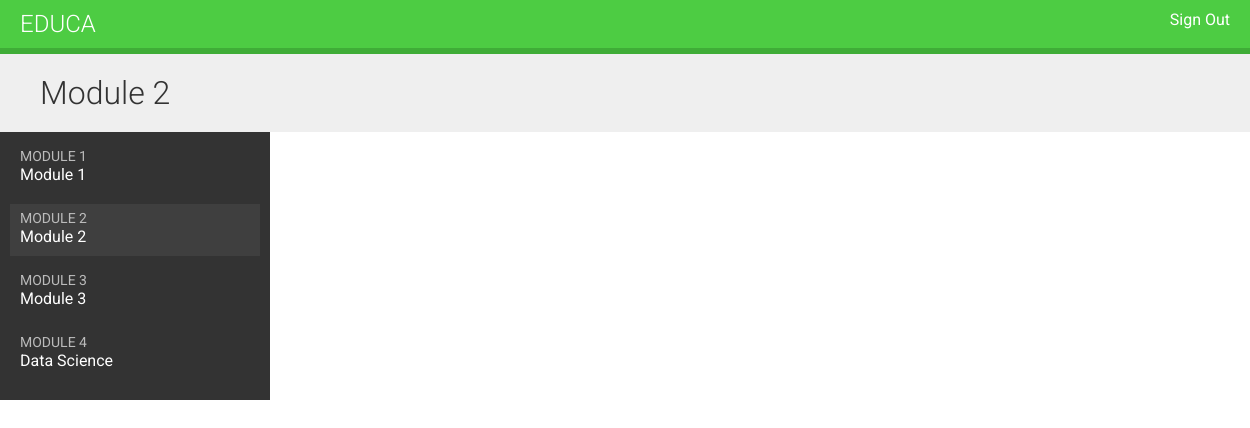
Screenshot of /students/course/1/2/ (signed in) with the database file from the repository.
### courses/models.py (models this page shows, shortened)
class Module(models.Model):
    course = models.ForeignKey(
        Course,
        related_name="modules",
        on_delete=models.CASCADE
    )
    title = models.CharField(max_length=200)
    description = models.TextField(blank=True)
    order = OrderField(blank=True, for_fields=['course'])
    class Meta:
        ordering = ['order']

### students/views.py (the view)
# urls.py: path('course/<pk>/', StudentCourseDetailView.as_view(), name='student_course_detail'),
class StudentCourseDetailView(DetailView):
    model = Course
    template_name = 'students/course/detail.html'
    def get_queryset(self):
        qs = super(StudentCourseDetailView, self).get_queryset()
        return qs.filter(students__in=[self.request.user])
    def get_context_data(self, **kwargs):
        context = super().get_context_data(**kwargs)
        course = self.get_object()
        if 'module_id' in self.kwargs:
            context['module'] = course.modules.get(
                id=self.kwargs['module_id']
            )
        else:
            context['module'] = course.modules.all()[0]
        return context

### students/templates/students/course/detail.html (shortened to what this page needs)
{% extends "base.html" %}
{% block content %}
    <h1>{{ module.title }}</h1>
    <div class="contents">
        <ul id="modules">
        {% for m in object.modules.all %}
            <li data-id="{{ m.id }}" {% if m == module %} class="selected" {% endif %}>
                <a href="{% url 'student_course_detail_module' object.id m.id%}">
                    <span>
                        Module <span class="order">{{ m.order|add:1 }}</span>
                    </span>
                    <br>
                    {{ m.title }}
                </a>
            </li>
        {% empty %}
            <li>No modules yet.</li>
        {% endfor %}
        </ul>
    </div>
    <div class="module">
    </div>
{% endblock %}

### courses/static/css/base.css (style rules this page uses)
body { margin:0; font-family:'Roboto', sans-serif; font-weight:400; color:#333; }
a { color:#3fad37; text-decoration:none; }
ul { float:left; }
h1, h2, h3, h4, h5, h6 { font-family:'Roboto', sans-serif; font-weight:300; }
h1 { background:#efefef; width:100%; overflow:auto; padding:20px 0 20px 40px; margin:0; }
.module { padding:10px 20px; float:left; width:600px; }
.contents { width:20%; padding:10px; float:left; background:#333; color: #fff; font-family:'Roboto', sans-serif; }
.contents ul { list-style:none; margin:0; padding:0; width:100%; }
.contents ul li { margin:0 0 10px 0; padding:4px 10px 10px; overflow:auto; cursor:move; }
.contents ul li.selected { background:#3f3f3f; }
.contents ul span { text-transform:uppercase; color:#bbb; font-size:14px; }
.contents ul a { display:block; color:#fff; text-decoration:none; }

### rows the page displays
Module: title "Module 2", order|add "2"
Module: order|add "1", title "Module 1"
Module: order|add "3", title "Module 3"
Module: order|add "4", title "Data Science"
